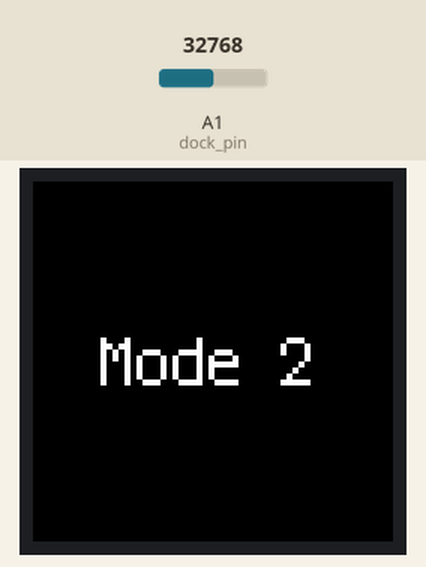
This program was run on a simulated CircuitPython board. On the bench: 240×240 colour display. The inputs (shaded band) are chosen by the test bench; at power-on: A1 (dock_pin) = 32768 (analog values on the 0–65535 scale). What the program prints to the serial console is not drawn.

Above: at 1.2 s.
1.3 s: A1 (dock_pin) set to 10848
At 2.2 s:
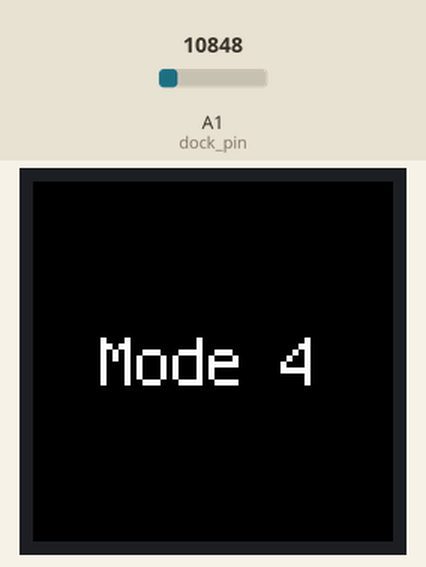
2.8 s: A1 (dock_pin) set to 9248
At 3.7 s:
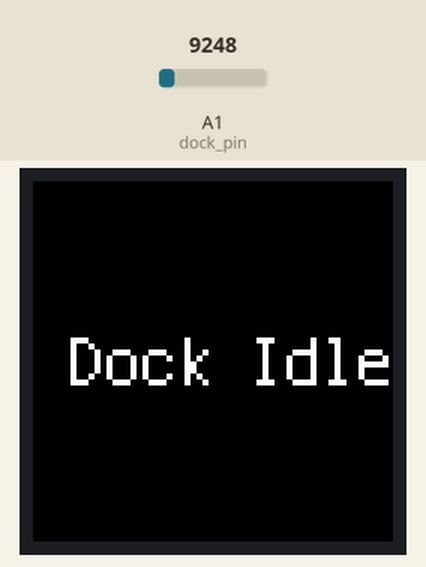
4.3 s: A1 (dock_pin) set to 18655
At 5.0 s:
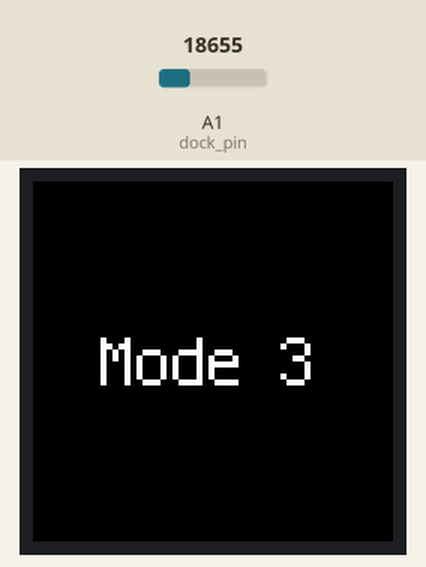
5.8 s: A1 (dock_pin) set to 9345
At 6.6 s:
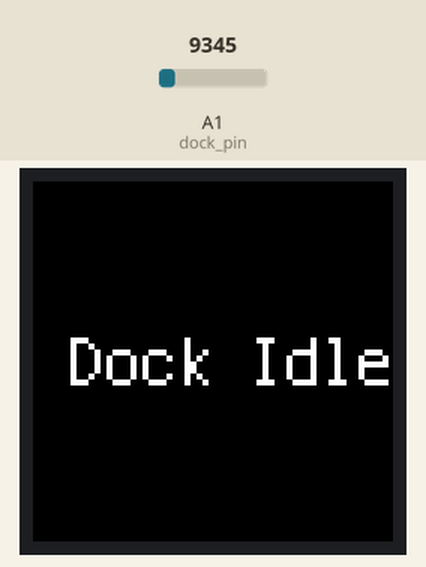
7.3 s: A1 (dock_pin) set to 10655
At 7.9 s:
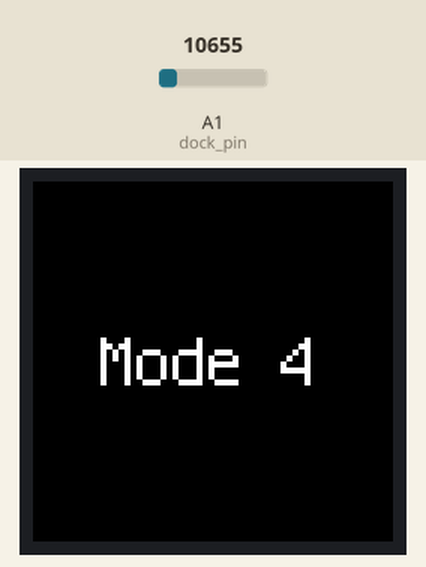
Timing chart, 0 to 9.8 s (numbered marks = the images above; inputs shaded):
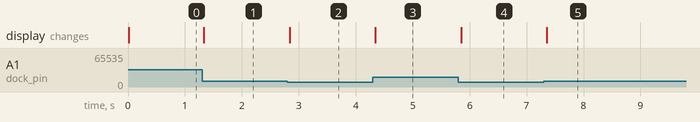

The program:

dock.py
```python
import time
import board
import busio
import analogio
import terminalio
import displayio
import fourwire
from adafruit_gc9a01a import GC9A01A
from adafruit_display_text import label

# --- Display Setup ---
displayio.release_displays()
spi = busio.SPI(clock=board.D8, MOSI=board.D10)
# Notice we are using D9 for the chip_select here!
display_bus = fourwire.FourWire(spi, command=board.D2, chip_select=board.D9, reset=board.D6, baudrate=60000000)
display = GC9A01A(display_bus, width=240, height=240)

# --- Dock Pin Setup ---
# D3 is now acting as our Analog Reader
dock_pin = analogio.AnalogIn(board.A1)

# --- UI Setup ---
main_group = displayio.Group()
display.root_group = main_group

status_label = label.Label(terminalio.FONT, text="Dock Idle", color=0xFFFFFF, scale=4)
status_label.x = 25
status_label.y = 120
main_group.append(status_label)

print("Dock Button Test Started!")

while True:
    raw_val = dock_pin.value

    # Based on your brilliant 10k Daisy-Chain Resistor Ladder:
    # Btn 1 (0 ohms added)  = ~3.3V  (Raw ADC: ~65000)
    # Btn 2 (10k ohms added)= ~1.65V (Raw ADC: ~32000)
    # Btn 3 (20k ohms added)= ~1.10V (Raw ADC: ~21000)
    # Btn 4 (30k ohms added)= ~0.82V (Raw ADC: ~16000)

    if raw_val > 50000:
        status_label.text = "Mode 1"
        status_label.x = 45
        print(f"Button 1 Pressed | Raw ADC: {raw_val}")

    elif raw_val > 27000:
        status_label.text = "Mode 2"
        status_label.x = 45
        print(f"Button 2 Pressed | Raw ADC: {raw_val}")

    elif raw_val > 18000:
        status_label.text = "Mode 3"
        status_label.x = 45
        print(f"Button 3 Pressed | Raw ADC: {raw_val}")

    elif raw_val > 10000:
        status_label.text = "Mode 4"
        status_label.x = 45
        print(f"Button 4 Pressed | Raw ADC: {raw_val}")

    else:
        # No button pressed (Reads close to 0)
        status_label.text = "Dock Idle"
        status_label.x = 25

    time.sleep(0.1) # Fast polling so it feels responsive
```

Measured:
- the behaviour switches between 10016 and 10000 on A1 (dock_pin) (found by bisection; images 1 and 2)
- after the input at 1.3 s, the display: changes at once (image 1)
- after the input at 2.8 s, the display: changes at once (image 2)
- after the input at 4.3 s, the display: changes at once (image 3)
- after the input at 5.8 s, the display: changes after 0.05 s (image 4)
- after the input at 7.3 s, the display: changes after 0.06 s (image 5)
